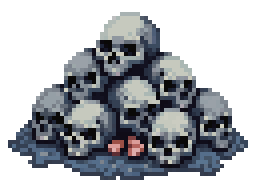
#> input picture assets/decor/bones.png, 64 x 48 px, given in place of pillar.png, which was not available (shown 4 times larger)
$ python v48_same.py
#> lines starting #> are read from the running program, lines starting #| are printed output that depends on the picture; pictures that were not available may be replaced by others from this repository, and a replacement may not be noted
# -*- coding: utf-8 -*-
"""**「같은 조각이 또 있다」를 화소로 가른다.**

눈이 「소품이 되풀이된다」고 말할 때 세어야 할 것은 «가짓수»가 아니라 **같아 보이는 것끼리
묶은 무리**다. 지금 던전 소품은 아홉 장인데 한 화면에 아흔 개가 놓인다 — 밝기 ±6% ·
크기 ±12% 로 흔들어 놓았지만 **그 흔들기는 눈에 「같은 조각」으로 읽힌다.**

여기서 묻는 것은 하나다: **무엇이 실루엣을 바꾸는가.**
  · 판을 굴리지 않고 **그림 파일**만 잰다 — 잡음이 0 이다([[same-seed-is-not-same-run]])
  · 자는 정규화 상관(NCC) — 알파를 실루엣으로 보고 같은 틀에 맞춰 대 본다
  · 문턱은 **양성 표본으로** 맞춘다: 밝기·크기만 흔든 쌍은 **통과**(같다)해야 하고,
    다른 이름끼리는 **떨어져야** 한다([[pixel-verification-calibration]])

  python3 tools/v48_same.py            # 문턱 맞추기 + 지금 값
"""
import numpy as np
from PIL import Image

NAMES = ["pillar", "coffin", "bones", "brazier", "rubble", "column2", "bones2", "urn", "statue"]
BOX = (72, 56)          # 같은 틀에 맞춰 대 본다(실루엣만 묻는다 — 크기는 아래 흔들기로 따로 잰다)

def mask(im):
    a = np.asarray(im.convert("RGBA"))[:, :, 3].astype(float)
    return a

def fit(a):
    im = Image.fromarray(a.astype("uint8"))
    return np.asarray(im.resize(BOX, Image.NEAREST)).astype(float)

def ncc(a, b):
    a = a - a.mean(); b = b - b.mean()
    d = np.sqrt((a * a).sum() * (b * b).sum())
    return float((a * b).sum() / d) if d > 1e-6 else 0.0

def rot(im, deg):
    """굽는 쪽(ground.js `lieVars`)과 **같은 방식** — 이웃값으로 돌리고 테두리를 넓힌다."""
    return im.rotate(deg, resample=Image.NEAREST, expand=True)

def main():
    base = {n: Image.open(f"assets/decor/{n}.png").convert("RGBA") for n in NAMES}
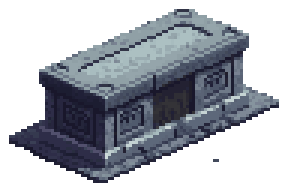
#> input picture assets/decor/coffin.png, 96 x 64 px, found by its file name (shown 3 times larger)
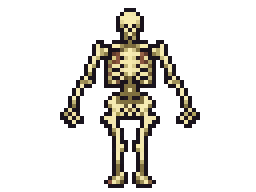
#> input picture assets/decor/bones2.png, 64 x 48 px, given in place of brazier.png, which was not available (shown 4 times larger)
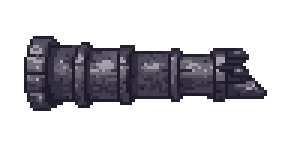
#> input picture assets/decor/column2.png, 96 x 48 px, found by its file name (shown 3 times larger)
    # ── 양성 표본 ① 밝기·크기만 흔든 쌍 (눈에는 «같은 조각») ──
    jit = []
    for n, im in base.items():
        a = fit(mask(im))
        for s in (0.88, 1.13):
            b = fit(mask(im.resize((max(1, int(im.width * s)), max(1, int(im.height * s))), Image.NEAREST)))
            jit.append(ncc(a, b))
    # ── 음성 표본 ② 다른 이름끼리 (눈에는 «다른 조각») ──
    diff = []
    fits = {n: fit(mask(im)) for n, im in base.items()}
    for i, n in enumerate(NAMES):
        for m in NAMES[i + 1:]:
            diff.append(ncc(fits[n], fits[m]))
    jit, diff = np.array(jit), np.array(diff)
    print(f"밝기·크기만 흔든 쌍 {len(jit)} — NCC 최저 {jit.min():.3f} · 중앙 {np.median(jit):.3f}")
    print(f"다른 이름 쌍      {len(diff)} — NCC 최고 {diff.max():.3f} · 중앙 {np.median(diff):.3f}")
    T = round((jit.min() + diff.max()) / 2, 2)
    print(f"→ 문턱 {T} (양성 최저 {jit.min():.3f} 와 음성 최고 {diff.max():.3f} 사이 · 겹침 없음)")
    # ── 돌리기는 실루엣을 바꾸는가 ──
    print("\n돌린 각 → 원본과의 NCC (문턱 아래면 «다른 조각»으로 읽힌다)")
    ANG = {"column2": [-34, -17, 0, 17, 34], "bones2": [-41, -20, 0, 22, 43]}   # ground.js LIE_ROT
    for n, angs in ANG.items():
        vs = {d: fit(mask(rot(base[n], d))) for d in angs}
        worst, wp = -1, None
        for i, d1 in enumerate(angs):
            for d2 in angs[i + 1:]:
                c = ncc(vs[d1], vs[d2])
                if c > worst: worst, wp = c, (d1, d2)
        row = "  ".join(f"{d:+d}°:{ncc(vs[0], vs[d]):.2f}" for d in angs if d)
        print(f"  {n:8s} 원본과 {row}")
        print(f"  {'':8s} 각끼리 제일 닮은 쌍 {wp[0]:+d}°/{wp[1]:+d}° = {worst:.2f} "
              f"({'문턱 아래 — 다 다른 조각으로 읽힌다' if worst < T else '★ 문턱 위 — 각을 벌려야 한다'})")

#> (the run stopped early here; a loop or call above may not have finished)
